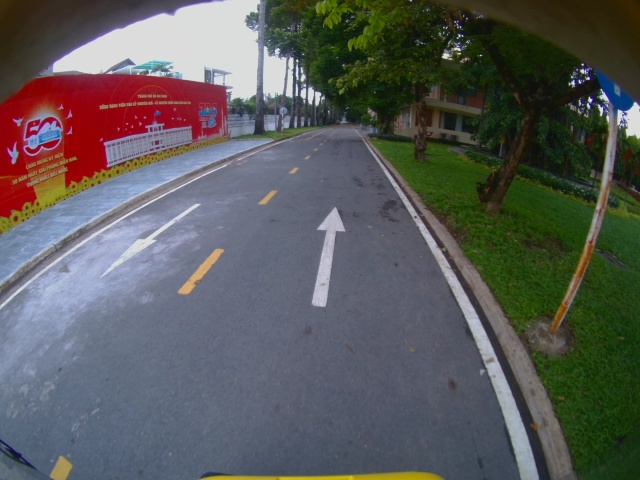
#> input picture captured_images/image_0003.jpg, 640 x 480 px; its folder holds 4 pictures in this run
$ python calib.py   (older library calls are emulated)
#> lines starting #> are read from the running program, lines starting #| are printed output that depends on the picture
import cv2
import numpy as np
import glob
import os

# Đọc thông số camera
camera_matrix = np.loadtxt('OBSTACLES/camera_param/camera_matrix.txt', dtype=np.float32)
dist_coeffs = np.loadtxt('OBSTACLES/camera_param/distortion_coefficients.txt', dtype=np.float32)

# Đường dẫn thư mục ảnh gốc và ảnh đã hiệu chỉnh
input_folder = 'captured_images/'
output_folder = 'undistorted_images/'

# Tạo thư mục lưu ảnh nếu chưa tồn tại
os.makedirs(output_folder, exist_ok=True)

# Danh sách đường dẫn ảnh
image_paths = glob.glob(os.path.join(input_folder, '*.*'))  # đọc tất cả định dạng

for img_path in image_paths:
    img = cv2.imread(img_path)
#> img is the input picture: shape (480, 640, 3); mean B, G, R 89.4, 90.3, 90
    if img is None:
        print(f"Lỗi đọc ảnh: {img_path}")
        continue

    # Lấy kích thước ảnh
    h, w = img.shape[:2]
#> h = 480; w = 640
    image_size = (w, h)
#> image_size = (640, 480)

    # Tính toán bản đồ hiệu chỉnh cho mỗi ảnh
    map1, map2 = cv2.initUndistortRectifyMap(camera_matrix, dist_coeffs, None, camera_matrix, image_size, cv2.CV_16SC2)

    # Hiệu chỉnh ảnh
    undistorted = cv2.remap(img, map1, map2, interpolation=cv2.INTER_LINEAR)
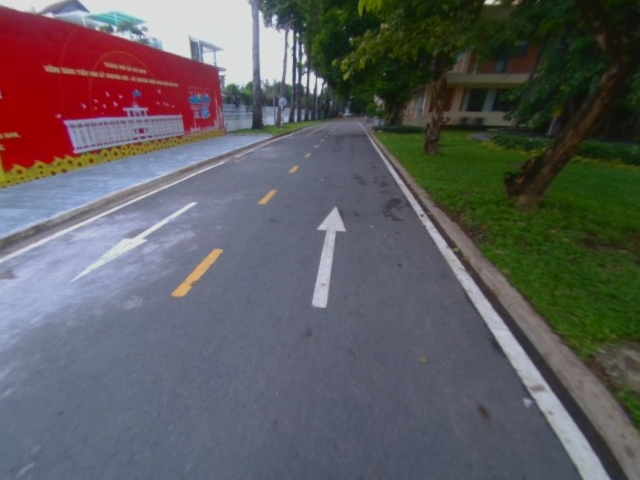
#> undistorted: shape (480, 640, 3); mean B, G, R 94.4, 92.1, 94.1

    # Tạo tên file mới và lưu ảnh
    filename = os.path.basename(img_path)
    output_path = os.path.join(output_folder, filename)
    cv2.imwrite(output_path, undistorted)
    print(f"Đã lưu: {output_path}")
#> pass 2 of the loop `for img_path in image_paths:`:
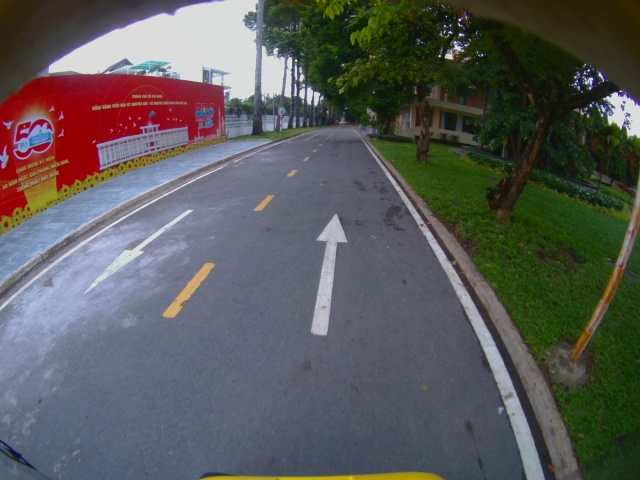
#> input picture captured_images/image_0004.jpg, 640 x 480 px
#> img is the input picture: shape (480, 640, 3); mean B, G, R 89.2, 89.8, 89.5
#> `undistorted = cv2.remap(img, map1, map2, interpolation=cv2.INTER_LINEAR)`:
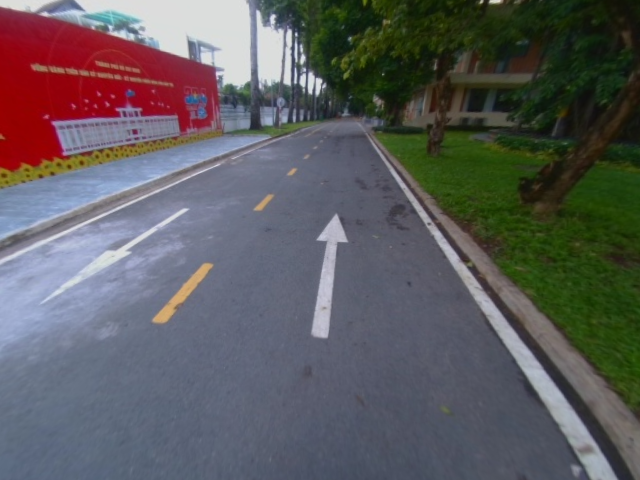
#> undistorted: shape (480, 640, 3); mean B, G, R 93.9, 91.6, 93.3
#> pass 3 of the loop `for img_path in image_paths:`:
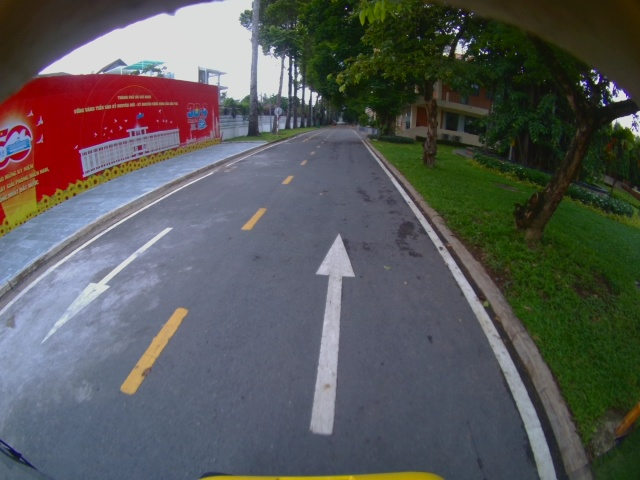
#> input picture captured_images/image_0006.jpg, 640 x 480 px
#> img is the input picture: shape (480, 640, 3); mean B, G, R 87.8, 88.2, 87.7
#> `undistorted = cv2.remap(img, map1, map2, interpolation=cv2.INTER_LINEAR)`:
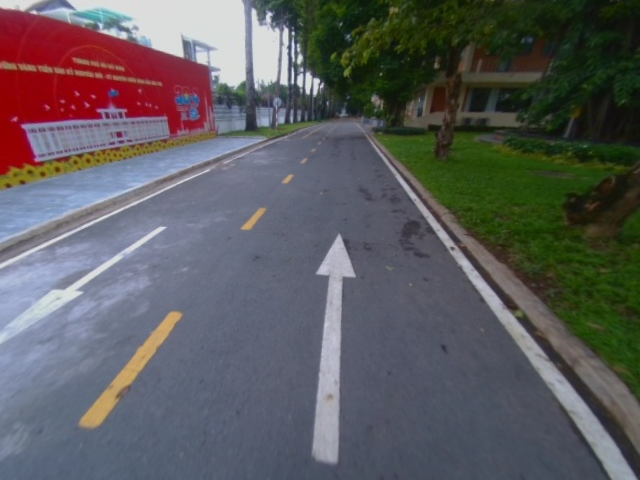
#> undistorted: shape (480, 640, 3); mean B, G, R 93.9, 91.4, 92.8
#> the loop made 4 passes; the first 3 are shown
